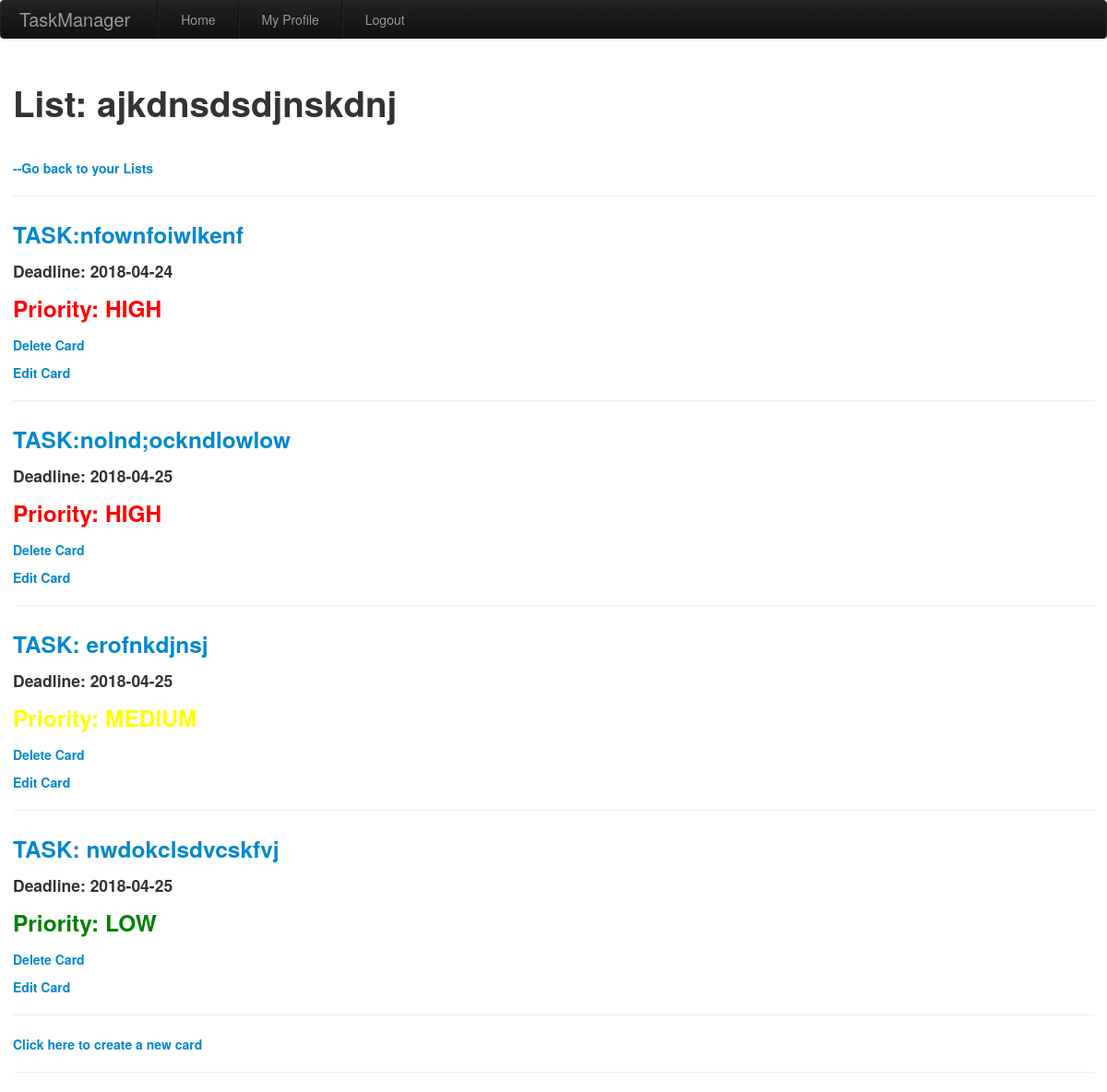
Page /showlist/kdejfnksdnj/ajkdnsdsdjnskdnj/ (signed in) on the committed database.
### app/models.py (models this page shows)
class List(db.Model):
    id = db.Column(db.Integer, primary_key=True)
    title = db.Column(db.String(30), nullable=False)
    board_id = db.Column(db.Integer, db.ForeignKey(
        'board.id'))  # foreign key from board
    cards = db.relationship('Card', backref='list', cascade="all,delete", lazy='dynamic')

class Card(db.Model):
    id = db.Column(db.Integer, primary_key=True)
    name = db.Column(db.String(64), nullable=False)
    desc = db.Column(db.String(1600), nullable=False)
    timestart = db.Column(db.Date, index=True, nullable=False, default=datetime.date(datetime.utcnow()))
    deadline = db.Column(db.Date, nullable=False)
    list_id = db.Column(db.Integer, db.ForeignKey(
        'list.id'))  # foreign key from list
    priority = db.Column(db.String(5), nullable=False)

### app/routes.py (the view)
@app.route('/showlist/<boardname>/<listname>/')
@login_required
def showlist(boardname, listname):
    listx = List.query.filter_by(title=listname).first_or_404()
    board = Board.query.filter_by(name=boardname).first_or_404()
    return render_template('showlist.html', board=board, list=listx)

### app/models.py (called while the page is built)
@login.user_loader
def load_user(id):
    return User.query.get(int(id))

### app/routes.py (called while the page is built)
@app.before_request
def before_request():
    if current_user.is_authenticated:
        current_user.last_seen = datetime.utcnow()
        db.session.commit()

### app/templates/showlist.html
{% extends "base.html" %}
{% block content %}
<br>
<h1> List: {{ list.title }}</h1>
<br>
<h5><a href="{{url_for('showboard', boardname = board.name)}}"> --Go back to your Lists</a></h5>
<hr>
{% for card in list.cards %}
{% if card.priority == "HIGH" %}
<p>
<h3><a href="{{ url_for('showcard', boardname=board.name , listname=list.title, cardname = card.name) }}">TASK:{{ card.name }}</a><br>
  <h4>Deadline: {{card.deadline}}</h4>
  <h3 style="color:red;">Priority: {{card.priority }}</h3>
  <p>
    <h5><a href="{{url_for('deletecard', boardname=board.name, listname=list.title, cardname=card.name) }}"> Delete Card </a></h5>
    <h5><a href="{{url_for('editcard', boardname=board.name, listname=list.title, cardname=card.name) }}"> Edit Card</a>
  </p>
</h3>
</p>
<hr>
{% endif %}
{% endfor %}
{% for card in list.cards %}
   {% if card.priority == "MEDIUM" %}
<p>
<h3><a href="{{ url_for('showcard', boardname=board.name , listname=list.title, cardname = card.name) }}">TASK: {{ card.name }}</a><br>
  <h4>Deadline: {{card.deadline}}</h4>
  <h3 style="color:yellow;">Priority: {{card.priority }}</h3>
  <p>
    <h5><a href="{{url_for('deletecard', boardname=board.name, listname=list.title, cardname=card.name) }}"> Delete Card </a></h5>
    <h5><a href="{{url_for('editcard', boardname=board.name, listname=list.title, cardname=card.name) }}"> Edit Card</a>
  </p>
</h3>
</p>
<hr>
{% endif %}
{% endfor %}
{% for card in list.cards %}
  {% if card.priority == "LOW" %}
<p>
<h3><a href="{{ url_for('showcard', boardname=board.name , listname=list.title, cardname = card.name) }}">TASK: {{ card.name }}</a><br>
  <h4>Deadline: {{card.deadline}}</h4>
  <h3 style="color:green;">Priority: {{card.priority }}</h3>
  <p>
    <h5><a href="{{url_for('deletecard', boardname=board.name, listname=list.title, cardname=card.name) }}"> Delete Card </a></h5>
    <h5><a href="{{url_for('editcard', boardname=board.name, listname=list.title, cardname=card.name) }}"> Edit Card</a>
  </p>
</h3>
</p>
<hr>
{% endif %}
{% endfor %}
<h5><a href="{{url_for('newcard', boardname = board.name , listname = list.title)}}"> Click here to create a new card</a></h5>
<hr>
{% endblock %}

### rows in the picture
List: title "ajkdnsdsdjnskdnj"
Card: name "nfownfoiwlkenf", deadline "2018-04-24", priority "HIGH"
Card: name "nolnd;ockndlowlow", deadline "2018-04-25", priority "HIGH"
Card: name "erofnkdjnsj", deadline "2018-04-25", priority "MEDIUM"
Card: name "nwdokclsdvcskfvj", deadline "2018-04-25", priority "LOW"
